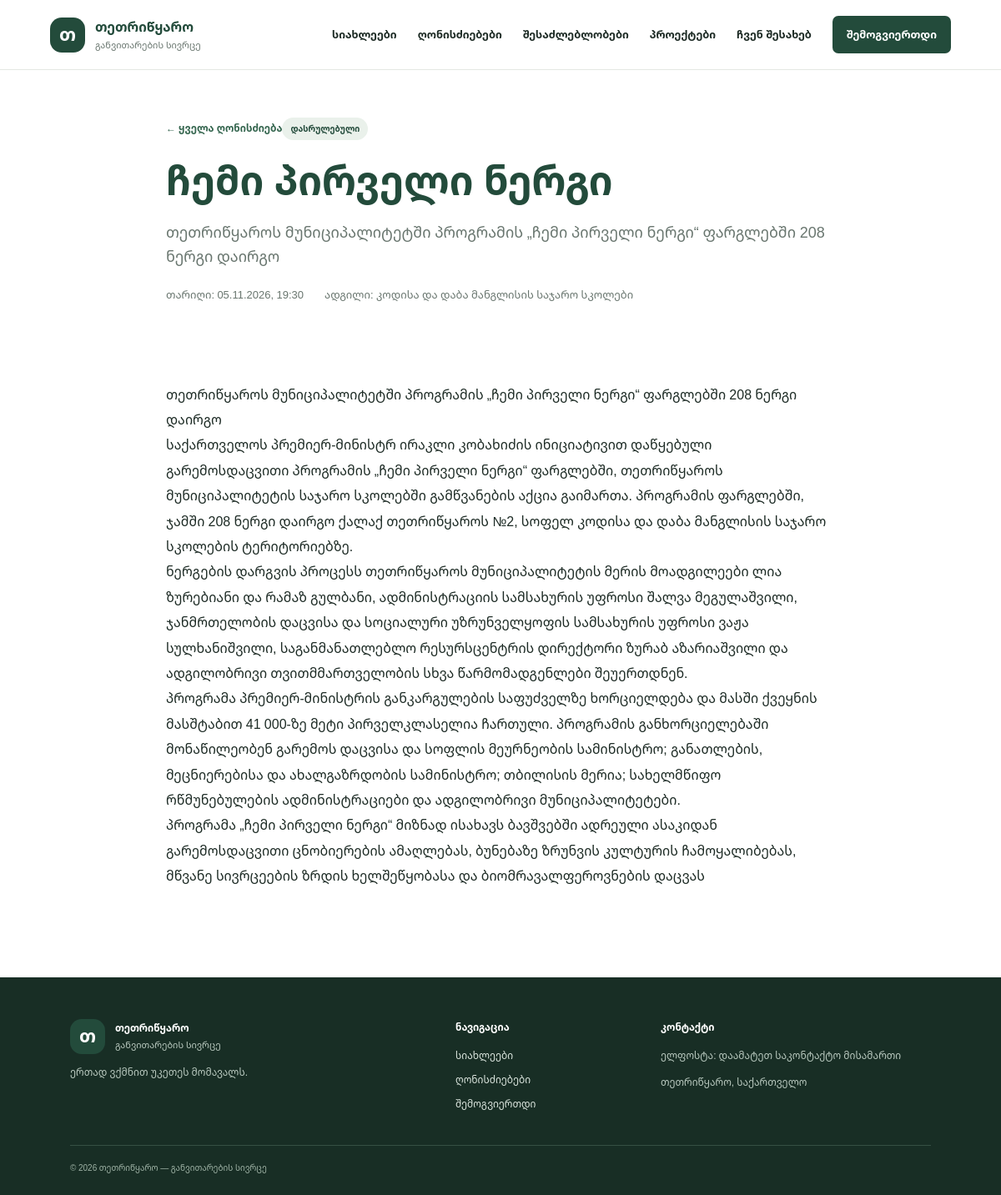
/ghonisdziebebi/1/, run on the app's committed database.
### center/models.py (models this page shows, shortened)
class Event(models.Model):
    STATUS_CHOICES = [
        ("planned", "დაგეგმილი"),
        ("cancelled", "გაუქმებული"),
        ("completed", "დასრულებული"),
    ]
    title = models.CharField("სათაური", max_length=180)
    summary = models.CharField("მოკლე აღწერა", max_length=280)
    description = models.TextField("აღწერა")
    starts_at = models.DateTimeField("დაწყების თარიღი და დრო")
    location = models.CharField("ადგილმდებარეობა", max_length=180)
    image_url = models.URLField("ფოტოს ბმული", blank=True)
    registration_url = models.URLField("რეგისტრაციის ბმული", blank=True)
    status = models.CharField("სტატუსი", max_length=20, choices=STATUS_CHOICES, default="planned")
    class Meta:
        ordering = ["starts_at"]
        verbose_name = "ღონისძიება"
        verbose_name_plural = "ღონისძიებები"

### center/views.py (the view)
# urls.py: path("ghonisdziebebi/<int:pk>/", views.event_detail, name="event_detail"),
def event_detail(request, pk):
    item = get_object_or_404(Event, pk=pk)
    return render(request, "center/event_detail.html", {"item": item})

### templates/center/event_detail.html (shortened to what this page needs)
{% extends "base.html" %}{% block title %}{{ item.title }} | ღონისძიებები{% endblock %}
{% block content %}<article class="detail-page"><a class="text-link" href="{% url 'events_list' %}">← ყველა ღონისძიება</a><span class="pill">{{ item.get_status_display }}</span><h1>{{ item.title }}</h1><p class="lead">{{ item.summary }}</p><div class="event-meta"><span>თარიღი: {{ item.starts_at|date:"d.m.Y, H:i" }}</span><span>ადგილი: {{ item.location }}</span></div><div class="prose">{{ item.description|linebreaks }}</div></article>{% endblock %}

### static/css/site.css (style rules this page uses)
:root { --green:#234b3b;--green2:#35664f;--ink:#1d2b25;--muted:#69766f;--cream:#f6f5ef;--line:#e4e8e2;--white:#fff }
* { box-sizing:border-box }
html { scroll-behavior:smooth }
body { margin:0;color:var(--ink);font-family:'Noto Sans Georgian',sans-serif;background:#fff;line-height:1.65 }
a { color:inherit;text-decoration:none }
.text-link { font-size:12px;font-weight:700;color:var(--green2) }
.pill { display:inline-block;padding:5px 10px;background:#eaf1eb;color:var(--green);font-size:10px;font-weight:700;border-radius:99px }
.detail-page { max-width:850px;margin:0 auto;padding:55px 24px 90px }
.detail-page h1 { font-size:clamp(32px,4vw,48px);line-height:1.25;color:var(--green);margin:18px 0 }
.lead { font-size:18px;color:var(--muted) }
.prose { font-size:16px;line-height:1.9 }
.event-meta { display:flex;gap:25px;flex-wrap:wrap;font-size:13px;color:var(--muted);margin:20px 0 }

### data on the page
Event: status "დასრულებული", title "ჩემი პირველი ნერგი", summary "თეთრიწყაროს მუნიციპალიტეტში პროგრამის „ჩემი პირველი ნერგი“ ფარგლებში 208 ნერგი დაირგო", starts_at "05.11.2026, 19:30", location "კოდისა და დაბა მანგლისის საჯარო სკოლები", description "თეთრიწყაროს მუნიციპალიტეტში პროგრამის „ჩემი პირველი ნერგი“ ფარგლებში 208 ნერგი დაირგო საქართველოს პრემიერ-მინისტრ ირაკლი კობახიძის ინიციატივით დაწყებული გარემოსდაცვითი პროგრამის „ჩემი პირველი ნერგი“ ფარგლებში, თეთრიწყაროს მუნიციპალიტეტის საჯარო სკოლებში გამწვანების აქცია გაიმართა. პროგრამის ფარგლებში, ჯამში 208 ნერგი დაირგო ქალაქ თეთრიწყაროს №2, სოფელ კოდისა და დაბა მანგლისის საჯარო სკოლების ტერიტორიებზე. ნერგების დარგვის პროცესს თეთრიწყაროს მუნიციპალიტეტის მერის მოადგილეები ლია ზურებიანი და რამაზ გულბანი, ადმინისტრაციის სამსახურის უფროსი შალვა მეგულაშვილი, ჯანმრთელობის დაცვისა და სოციალური უზრუნველყოფის სამსახურის უფროსი ვაჟა სულხანიშვილი, საგანმანათლებლო რესურსცენტრის დირექტორი ზურაბ…"
